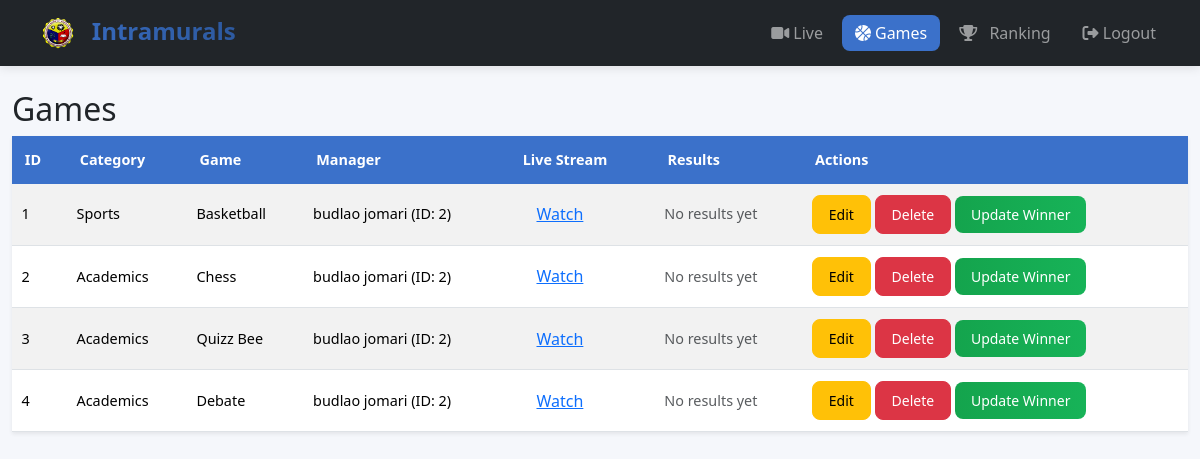
Before: /games/ (signed in) with the older database file.
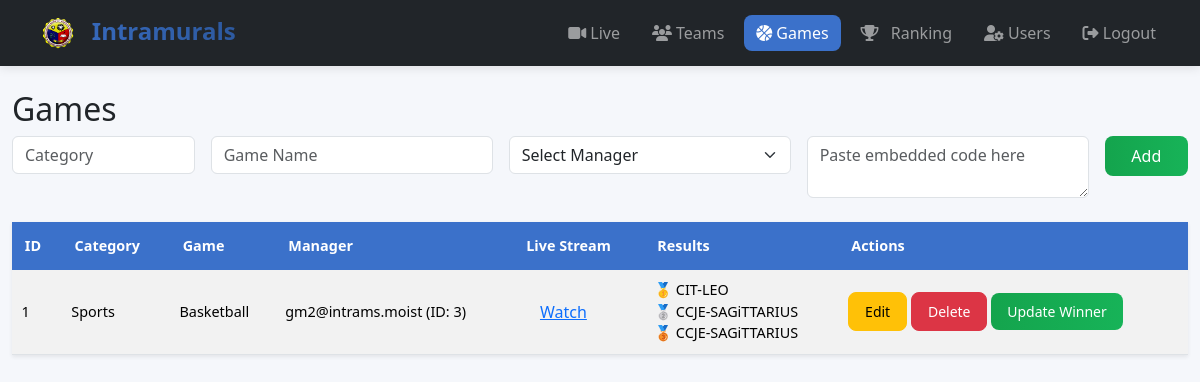
After: the same page with the newer database file.
### models.py (models this page shows, shortened)
class Game(db.Model):
    __tablename__ = "games"
    id = db.Column(db.Integer, primary_key=True)
    category = db.Column(db.String(50), nullable=False)
    game_name = db.Column(db.String(100), nullable=False)
    game_manager = db.Column(db.String(100), nullable=False)
    live_url = db.Column(db.String(255), nullable=True)

class User(db.Model):
    __tablename__ = "users"
    id = db.Column(db.Integer, primary_key=True)
    name = db.Column(db.String(100), nullable=False)
    role = db.Column(db.String(50), nullable=False)  # "game_manager" or "admin"
    password_hash = db.Column(db.String(255), nullable=False)  # store hashed password
    status = db.Column(db.String(20), nullable=False, default="active")  # active/inactive
    @property
    def password(self):
        raise AttributeError("Password is write-only!")
    @password.setter
    def password(self, plain_password):
        self.password_hash = generate_password_hash(plain_password)

class Participant(db.Model):
    __tablename__ = "participants"
    id = db.Column(db.Integer, primary_key=True)
    team_name = db.Column(db.String(100), nullable=False)
    team_category = db.Column(db.String(50), nullable=False)
    team_logo = db.Column(db.String(255), nullable=True)  # nullable true ✅

### routes/games.py (the view)
@games_bp.route("/")
def list_games():
    games = Game.query.all()
    managers = User.query.filter_by(role="game_manager").all()
    participants = Participant.query.all()
    results = {r.game_id: r for r in Result.query.all()}
    return render_template(
        "games.html",
        games=games,
        managers=managers,
        participants=participants,
        results=results
    )

### app.py (called while the page is built)
def protect_blueprint(bp, exclude=['index']):
    @bp.before_request
    def require_login():
        if request.endpoint in exclude:
            return
        if "user_id" not in session:
            flash("Please log in first.", "warning")
            return redirect(url_for("login"))

### templates/games.html (shortened to what this page needs)
{% extends "base.html" %}
{% block content %}
<h2>Games</h2>
{% if session['role']=='admin' %}
<form class="row g-3 mb-4" method="post" action="{{ url_for('games.add') }}">
    <div class="col-md-2">
        <input type="text" class="form-control" name="category" placeholder="Category" required />
    </div>
    <div class="col-md-3">
        <input type="text" class="form-control" name="game_name" placeholder="Game Name" required />
    </div>
    <div class="col-md-3">
        <select class="form-select" name="game_manager" required>
            <option value="">Select Manager</option>
        </select>
    </div>
    <div class="col-md-3">
        <textarea class="form-control" name="live_url" placeholder="Paste embedded code here"></textarea>
    </div>
    <div class="col-md-1">
        <button type="submit" class="btn btn-success w-100">Add</button>
    </div>
</form>
{% endif %}
<table class="table table-striped table-hover shadow-sm">
    <thead class="table-primary">
        <tr>
            <th>ID</th>
            <th>Category</th>
            <th>Game</th>
            <th>Manager</th>
            <th>Live Stream</th>
            <th>Results</th>
            <th>Actions</th>
        </tr>
    </thead>
    <tbody>
        {% for g in games %}
            {% set manager = managers | selectattr('name', 'equalto', g.game_manager) | first %}
            {% if session['role'] == 'admin' or (manager and session['user_id'] == manager.id) %}
            <tr>
                <td>{{ g.id }}</td>
                <td>{{ g.category }}</td>
                <td>{{ g.game_name }}</td>
                <td>{{ g.game_manager }} {% if manager %}(ID: {{ manager.id }}){% endif %}</td>
                <td>
                    {% if g.live_url %}
                        <button type="button" class="btn btn-link" data-bs-toggle="modal" data-bs-target="#liveModal{{ g.id }}">
                            Watch
                        </button>
                    {% else %}
                        <span class="text-muted">No link</span>
                    {% endif %}
                </td>
                <td>
                    {% set r = results.get(g.id) %}
                    {% if r %}
                        🥇 {{ r.first_rel.team_name }} <br>
                        🥈 {{ r.second_rel.team_name }} <br>
                        🥉 {{ r.third_rel.team_name }}
                    {% else %}
                        <span class="text-muted">No results yet</span>
                    {% endif %}
                </td>
                <td>
                    <button type="button" class="btn btn-warning btn-sm" data-bs-toggle="modal" data-bs-target="#editModal{{ g.id }}">Edit</button>
                    <a href="{{ url_for('games.delete', id=g.id) }}" class="btn btn-danger btn-sm">Delete</a>
                    <button type="button" class="btn btn-success btn-sm" data-bs-toggle="modal" data-bs-target="#resultModal{{ g.id }}">Update Winner</button>
                </td>
            </tr>
            {% endif %}
        {% endfor %}
    </tbody>
</table>
{% endblock %}

Changed rows visible on the page:
no longer on this page (row edited): User: id "2"
removed Game: id "2", category "Academics", game_name "Chess", game_manager "budlao jomari", shows "No results yet"
removed Game: id "3", category "Academics", game_name "Quizz Bee", game_manager "budlao jomari", shows "No results yet"
removed Game: id "4", category "Academics", game_name "Debate", game_manager "budlao jomari", shows "No results yet"
changed Game "Sports": game_manager "budlao jomari" → "gm2@intrams.moist"; text "No results yet" → "🥇 🥈 🥉"
now on this page (row edited): User: id "3"
now on this page (row edited): Participant: first_rel.team_name "CIT-LEO"
now on this page (row edited): Participant: second_rel.team_name "CCJE-SAGiTTARIUS", third_rel.team_name "CCJE-SAGiTTARIUS"
Other visible differences:
form field game_manager: (not shown) → "Select Manager"
text now shown: "Teams Users Add"
